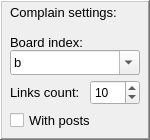
   <widget class="QFrame" name="complainSet">
    <property name="geometry">
     <rect>
      <x>850</x>
      <y>140</y>
      <width>150</width>
      <height>140</height>
     </rect>
    </property>
    <property name="frameShape">
     <enum>QFrame::WinPanel</enum>
    </property>
    <property name="frameShadow">
     <enum>QFrame::Raised</enum>
    </property>
    <property name="lineWidth">
     <number>1</number>
    </property>
    <property name="midLineWidth">
     <number>0</number>
    </property>
    <widget class="QLabel" name="label_18">
     <property name="geometry">
      <rect>
       <x>10</x>
       <y>0</y>
       <width>130</width>
       <height>25</height>
      </rect>
     </property>
     <property name="font">
      <font>
       <pointsize>10</pointsize>
      </font>
     </property>
     <property name="text">
      <string>Complain settings:</string>
     </property>
    </widget>
    <widget class="QLabel" name="label_19">
     <property name="geometry">
      <rect>
       <x>10</x>
       <y>30</y>
       <width>110</width>
       <height>25</height>
      </rect>
     </property>
     <property name="font">
      <font>
       <pointsize>10</pointsize>
      </font>
     </property>
     <property name="text">
      <string>Board index:</string>
     </property>
     <property name="buddy">
      <cstring>board</cstring>
     </property>
    </widget>
    <widget class="QComboBox" name="complainBoard">
     <property name="geometry">
      <rect>
       <x>10</x>
       <y>50</y>
       <width>130</width>
       <height>25</height>
      </rect>
     </property>
     <property name="font">
      <font>
       <pointsize>10</pointsize>
      </font>
     </property>
     <property name="toolTip">
      <string>Доска, на которую жаловаться</string>
     </property>
     <property name="editable">
      <bool>true</bool>
     </property>
     <property name="currentText">
      <string>b</string>
     </property>
     <item>
      <property name="text">
       <string>b</string>
      </property>
     </item>
     <item>
      <property name="text">
       <string>d</string>
      </property>
     </item>
     <item>
      <property name="text">
       <string>media</string>
      </property>
     </item>
     <item>
      <property name="text">
       <string>r</string>
      </property>
     </item>
     <item>
      <property name="text">
       <string>soc</string>
      </property>
     </item>
     <item>
      <property name="text">
       <string>au</string>
      </property>
     </item>
     <item>
      <property name="text">
       <string>bi</string>
      </property>
     </item>
     <item>
      <property name="text">
       <string>biz</string>
      </property>
     </item>
     <item>
      <property name="text">
       <string>bo</string>
      </property>
     </item>
     <item>
      <property name="text">
       <string>c</string>
      </property>
     </item>
     <item>
      <property name="text">
       <string>cc</string>
      </property>
     </item>
     <item>
      <property name="text">
       <string>em</string>
      </property>
     </item>
     <item>
      <property name="text">
       <string>fa</string>
      </property>
     </item>
     <item>
      <property name="text">
       <string>fiz</string>
      </property>
     </item>
     <item>
      <property name="text">
       <string>fl</string>
      </property>
     </item>
     <item>
      <property name="text">
       <string>ftb</string>
      </property>
     </item>
     <item>
      <property name="text">
       <string>hi</string>
      </property>
     </item>
     <item>
      <property name="text">
       <string>me</string>
      </property>
     </item>
     <item>
      <property name="text">
       <string>mg</string>
      </property>
     </item>
     <item>
      <property name="text">
       <string>mov</string>
      </property>
     </item>
     <item>
      <property name="text">
       <string>mu</string>
      </property>
     </item>
     <item>
      <property name="text">
       <string>ne</string>
      </property>
     </item>
     <item>
      <property name="text">
       <string>o</string>
      </property>
     </item>
     <item>
      <property name="text">
       <string>psy</string>
      </property>
     </item>
     <item>
      <property name="text">
       <string>re</string>
      </property>
     </item>
     <item>
      <property name="text">
       <string>rf</string>
      </property>
     </item>
     <item>
      <property name="text">
       <string>sci</string>
      </property>
     </item>
     <item>
      <property name="text">
       <string>sf</string>
      </property>
     </item>
     <item>
      <property name="text">
       <string>sn</string>
      </property>
     </item>
     <item>
      <property name="text">
       <string>sp</string>
      </property>
     </item>
     <item>
      <property name="text">
       <string>spc</string>
      </property>
     </item>
     <item>
      <property name="text">
       <string>tv</string>
      </property>
     </item>
     <item>
      <property name="text">
       <string>un</string>
      </property>
     </item>
     <item>
      <property name="text">
       <string>w</string>
      </property>
     </item>
     <item>
      <property name="text">
       <string>wh</string>
      </property>
     </item>
     <item>
      <property name="text">
       <string>wm</string>
      </property>
     </item>
     <item>
      <property name="text">
       <string>zog</string>
      </property>
     </item>
     <item>
      <property name="text">
       <string>de</string>
      </property>
     </item>
     <item>
      <property name="text">
       <string>di</string>
      </property>
     </item>
     <item>
      <property name="text">
       <string>diy</string>
      </property>
     </item>
     <item>
      <property name="text">
       <string>mus</string>
      </property>
     </item>
     <item>
      <property name="text">
       <string>p</string>
      </property>
     </item>
     <item>
      <property name="text">
       <string>pa</string>
      </property>
     </item>
     <item>
      <property name="text">
       <string>wp</string>
      </property>
     </item>
     <item>
      <property name="text">
       <string>wrk</string>
      </property>
     </item>
     <item>
      <property name="text">
       <string>news</string>
      </property>
     </item>
     <item>
      <property name="text">
       <string>po</string>
      </property>
     </item>
     <item>
      <property name="text">
       <string>gd</string>
      </property>
     </item>
     <item>
      <property name="text">
       <string>hw</string>
      </property>
     </item>
     <item>
      <property name="text">
       <string>mobi</string>
      </property>
     </item>
     <item>
      <property name="text">
       <string>pr</string>
      </property>
     </item>
     <item>
      <property name="text">
       <string>ra</string>
      </property>
     </item>
     <item>
      <property name="text">
       <string>s</string>
      </property>
     </item>
     <item>
      <property name="text">
       <string>t</string>
      </property>
     </item>
     <item>
      <property name="text">
       <string>bg</string>
      </property>
     </item>
     <item>
      <property name="text">
       <string>cg</string>
      </property>
     </item>
     <item>
      <property name="text">
       <string>mmo</string>
      </property>
     </item>
     <item>
      <property name="text">
       <string>moba</string>
      </property>
     </item>
     <item>
      <property name="text">
       <string>pok</string>
      </property>
     </item>
     <item>
      <property name="text">
       <string>ruvn</string>
      </property>
     </item>
     <item>
      <property name="text">
       <string>tes</string>
      </property>
     </item>
     <item>
      <property name="text">
       <string>v</string>
      </property>
     </item>
     <item>
      <property name="text">
       <string>vg</string>
      </property>
     </item>
     <item>
      <property name="text">
       <string>wr</string>
      </property>
     </item>
     <item>
      <property name="text">
       <string>a</string>
      </property>
     </item>
     <item>
      <property name="text">
       <string>fd</string>
      </property>
     </item>
     <item>
      <property name="text">
       <string>ja</string>
      </property>
     </item>
     <item>
      <property name="text">
       <string>ma</string>
      </property>
     </item>
     <item>
      <property name="text">
       <string>vn</string>
      </property>
     </item>
     <item>
      <property name="text">
       <string>e</string>
      </property>
     </item>
     <item>
      <property name="text">
       <string>fag</string>
      </property>
     </item>
     <item>
      <property name="text">
       <string>fet</string>
      </property>
     </item>
     <item>
      <property name="text">
       <string>fg</string>
      </property>
     </item>
     <item>
      <property name="text">
       <string>fur</string>
      </property>
     </item>
     <item>
      <property name="text">
       <string>ga</string>
      </property>
     </item>
     <item>
      <property name="text">
       <string>gg</string>
      </property>
     </item>
     <item>
      <property name="text">
       <string>guro</string>
      </property>
     </item>
     <item>
      <property name="text">
       <string>h</string>
      </property>
     </item>
     <item>
      <property name="text">
       <string>hc</string>
      </property>
     </item>
     <item>
      <property name="text">
       <string>sex</string>
      </property>
     </item>
     <item>
      <property name="text">
       <string>vape</string>
      </property>
     </item>
    </widget>
    <widget class="QSpinBox" name="linksCount">
     <property name="geometry">
      <rect>
       <x>90</x>
       <y>80</y>
       <width>50</width>
       <height>25</height>
      </rect>
     </property>
     <property name="toolTip">
      <string>Максимальное число ссылок в жалобе</string>
     </property>
     <property name="suffix">
      <string/>
     </property>
     <property name="prefix">
      <string/>
     </property>
     <property name="minimum">
      <number>1</number>
     </property>
     <property name="maximum">
      <number>50</number>
     </property>
     <property name="value">
      <number>10</number>
     </property>
    </widget>
    <widget class="QCheckBox" name="withPosts">
     <property name="geometry">
      <rect>
       <x>10</x>
       <y>110</y>
       <width>130</width>
       <height>20</height>
      </rect>
     </property>
     <property name="font">
      <font>
       <pointsize>10</pointsize>
      </font>
     </property>
     <property name="toolTip">
      <string>Приписывать к ссылкам номера постов из тредов</string>
     </property>
     <property name="text">
      <string>With posts</string>
     </property>
     <property name="checked">
      <bool>false</bool>
     </property>
    </widget>
    <widget class="QLabel" name="label_20">
     <property name="geometry">
      <rect>
       <x>10</x>
       <y>80</y>
       <width>80</width>
       <height>25</height>
      </rect>
     </property>
     <property name="font">
      <font>
       <pointsize>10</pointsize>
      </font>
     </property>
     <property name="text">
      <string>Links count:</string>
     </property>
     <property name="buddy">
      <cstring>board</cstring>
     </property>
    </widget>
   </widget>
